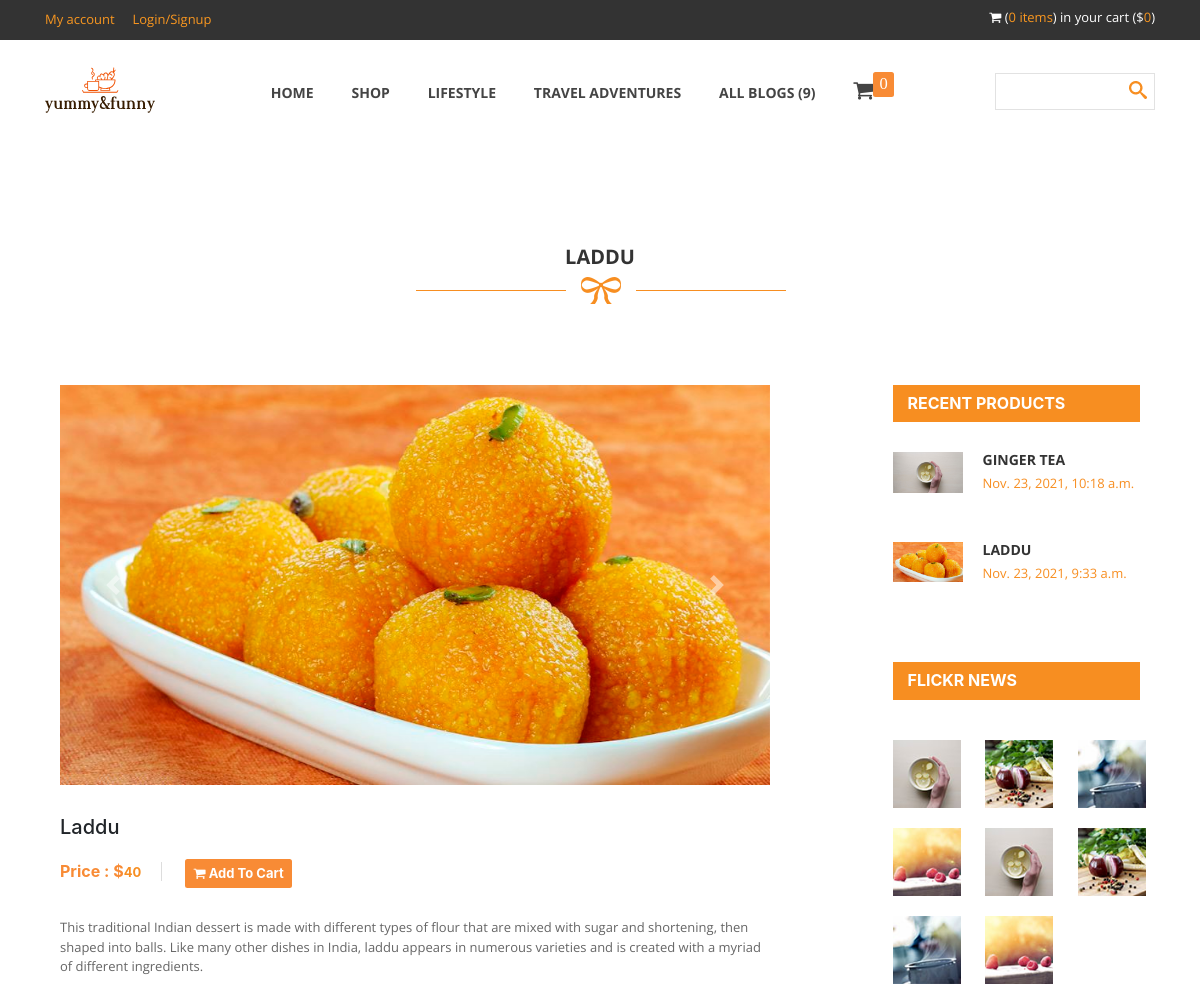
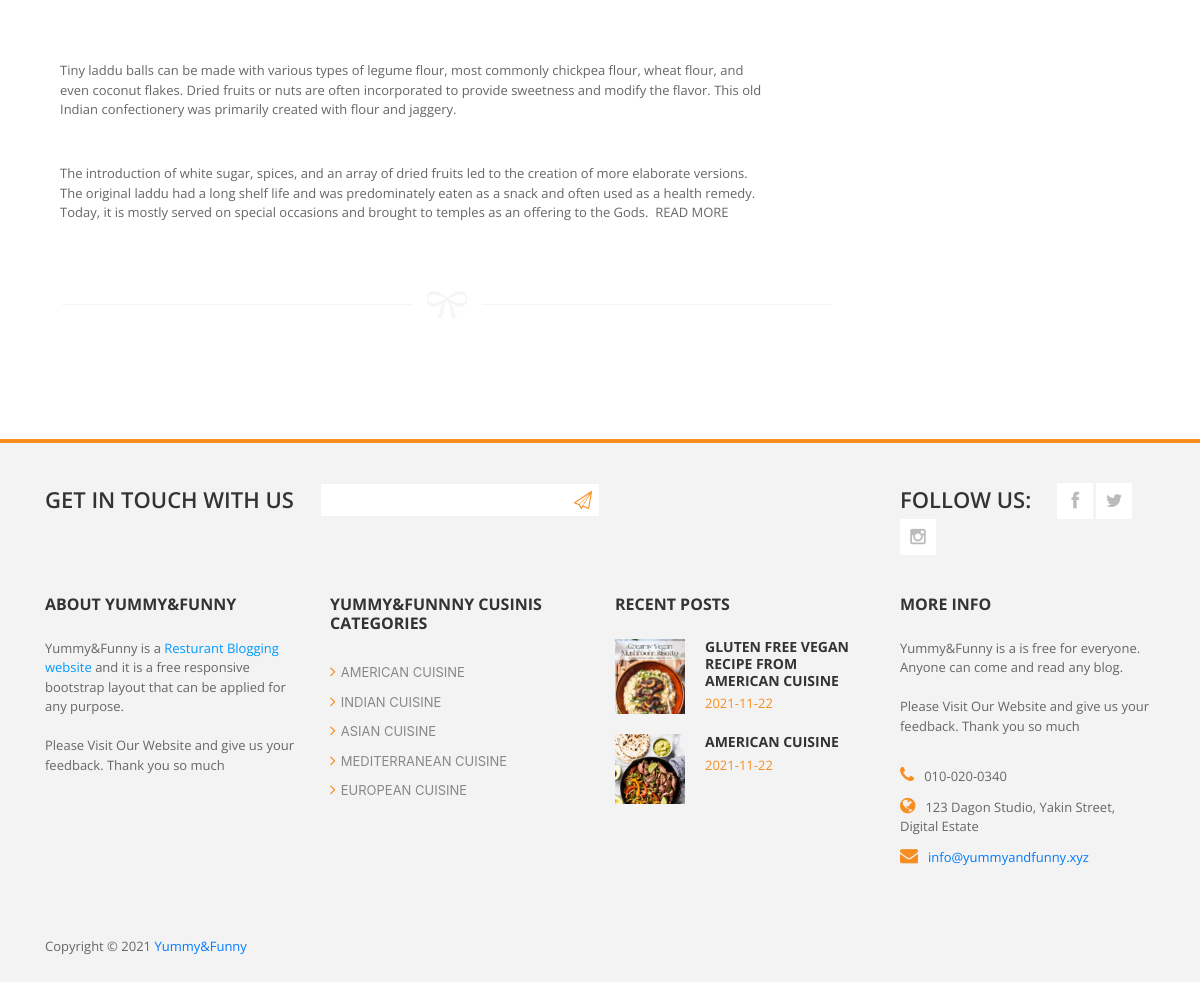
The page /product_detail/1 on the database its author committed (2 pictures, top to bottom).
### blogapp/models.py (models this page shows, shortened)
class Product(models.Model):
    Name = models.CharField(max_length=255)
    Price = models.IntegerField(default='0', blank=True, null=True)
    Category = models.ForeignKey(Product_Category, on_delete=models.CASCADE, blank=True, null=True)
    discription = RichTextField(blank=True, null=True)
    img = models.ImageField(blank=True, null=True, upload_to='product/')
    img2 = models.ImageField(blank=True, null=True, upload_to='product/')
    img3 = models.ImageField(blank=True, null=True, upload_to='product/')
    img4 = models.ImageField(blank=True, null=True, upload_to='product/')
    img5 = models.ImageField(blank=True, null=True, upload_to='product/')
    img6 = models.ImageField(blank=True, null=True, upload_to='product/')
    time = models.DateTimeField(default=datetime.now(), blank=True)

### blogapp/views.py (the view)
# urls.py: path('product_detail/<int:pk>', views.product_detail, name="product_detail"),
def product_detail(request, pk):
    get_prod = Product.objects.get(id=pk)
    latest_prod = Product.objects.order_by('-time')[:6]
    context = {'get_prod':get_prod, 'latest_prod':latest_prod}
    return render(request, 'product_details_page.html', context)

### blogapp/templatetags/blog_custom_tags.py (called while the page is built)
@register.simple_tag
def count_blogs():
    all_blogs = blog_post.objects.all().count()
    return all_blogs

### templates/product_details_page.html (shortened to what this page needs)
{% extends 'base.html' %}
{% load static %}
{% block content %}
<link rel="stylesheet" href="https://cdn.jsdelivr.net/npm/bootstrap@4.5.3/dist/css/bootstrap.min.css">
            <div id="product-post">
                <div class="container">
                    <div class="row">
                        <div class="col-md-12">
                            <div class="heading-section">
                                <h2>{{get_prod.Name}}</h2>
                                <img src="{% static '' %}images/under-heading.png" alt="" />
                            </div>
                        </div>
                    </div>
                    <div id="single-blog" class="page-section first-section">
                        <div class="container">
                            <div class="row">
                                <div class="product-item col-md-12">
                                    <div class="row">
                                        <div class="col-md-8">
                                        <div id="slideshow">
                                            <div class="slide-wrapper">
                                                <div id="carouselExampleControls" class="carousel slide" data-ride="carousel">
                                                  <div class="carousel-inner">
                                                    <div class="carousel-item active">
                                                      <img src="/media/{{get_prod.img}}" class="d-block w-100" alt="..." style="max-height:700px; height: auto;">
                                                    </div>
                                                  </div>
                                                  <a class="carousel-control-prev" href="#carouselExampleControls" role="button" data-slide="prev">
                                                    <span class="carousel-control-prev-icon" aria-hidden="true"></span>
                                                  </a>
                                                  <a class="carousel-control-next" href="#carouselExampleControls" role="button" data-slide="next">
                                                    <span class="carousel-control-next-icon" aria-hidden="true"></span>
                                                  </a>
                                                </div>
                                            </div>
                                        </div>
                                                <div class="product-content" style="margin-top:30px;">
                                                    <div class="product-title">
                                                        <h2 id="name{{get_prod.id}}">{{get_prod.Name}}</h2>
                                                    </div>
                                                    <div class="product-title" style="margin-top:20px;">
                                                        <h3 style="color:#F88B35;">Price : $<span id="price{{get_prod.id}}">{{get_prod.Price}}</span></h3>
                                                        <span id="add_to_cart_btn_id">
                                                            <a class="btn" style="background-color:#F88B35; color:white;" onclick="add_to_cart('{{get_prod.id}}', '{{get_prod.img}}')"><i class="fa fa-shopping-cart"></i> Add To Cart</a>
                                                        </span>
                                                    </div>
                                                    <p>{{get_prod.discription| safe}}</p>
                                                </div>
                                                <div class="divide-line">
                                                </div>
                                                <div class="divide-line">
                                                <img src="{% static '' %}images/div-line.png" alt="" />
                                                </div>
                                        </div>
                                        <div class="col-md-3 col-md-offset-1">
                                            <div class="side-bar">
                                                <div class="recent-post">
                                                    <h4>Recent Products</h4>
                                                    <div class="posts">
                                                        {% for i in latest_prod %}
                                                        <div class="recent-post">
                                                            <div class="recent-post-thumb">
                                                                <img src="/media/{{i.img}}" alt="" style="width:100%">
                                                            </div>
                                                            <div class="recent-post-info">
                                                                <h6><a href="{% url 'product_detail' i.id %}">{{i.Name}}</a></h6>
                                                                <span>{{i.time}}</span>
                                                            </div>
                                                        </div>
                                                        {% endfor %}
                                                    </div>
                                                </div>
                                                <div class="advertisement">
                                                    <h4>Flickr news</h4>
                                                    <div class="flickr-images">
                                                        <div class="row">
                                                            <div class="col-md-4 col-sm-2 col-xs-3">
                                                                <img src="{% static '' %}images/flickr-image1.jpg" alt="">
                                                            </div>
                                                            <div class="col-md-4 col-sm-2 col-xs-3">
                                                                <img src="{% static '' %}images/flickr-image2.jpg" alt="">
                                                            </div>
                                                            <div class="col-md-4 col-sm-2 col-xs-3">
                                                                <img src="{% static '' %}images/flickr-image3.jpg" alt="">
                                                            </div>
                                                            <div class="col-md-4 col-sm-2 col-xs-3">
                                                                <img src="{% static '' %}images/flickr-image4.jpg" alt="">
                                                            </div>
                                                            <div class="col-md-4 col-sm-2 col-xs-3">
                                                                <img src="{% static '' %}images/flickr-image1.jpg" alt="">
                                                            </div>
                                                            <div class="col-md-4 col-sm-2 col-xs-3">
                                                                <img src="{% static '' %}images/flickr-image2.jpg" alt="">
                                                            </div>
                                                            <div class="col-md-4 col-sm-2 col-xs-3">
                                                                <img src="{% static '' %}images/flickr-image3.jpg" alt="">
                                                            </div>
                                                            <div class="col-md-4 col-sm-2 col-xs-3">
                                                                <img src="{% static '' %}images/flickr-image4.jpg" alt="">
                                                            </div>
                                                        </div>
                                                    </div>
                                                </div>
                                            </div>
                                        </div>
                                    </div>
                                </div>
                            </div>
                        </div>
                    </div>
                </div>
            </div>
{% endblock %}

### static/css/templatemo_style.css (style rules this page uses)
a { text-decoration: none; color: #f78e21; }
p { font-family: 'Open Sans', sans-serif; font-size: 13px; color: #666; }
.heading-section { text-align: center; padding: 100px 0 80px 0; }
.heading-section h2 { font-family: 'Open Sans', sans-serif; font-size: 20px; color: #333; font-weight: 700; text-transform: uppercase; }
*, *:before, *:after { -moz-box-sizing: border-box; -webkit-box-sizing: border-box; box-sizing: border-box; }
.product-title h3 { font-size: 16px; font-weight: 700; color: #333; display: inline-block; margin-right: 20px; border-right: 1px solid #ddd; padding-right: 20px; }
.product-title span { display: inline-block; font-size: 13px; color: #f78e21; }
.product-content a { font-weight: 700; font-size: 13px; }
.product-content p { margin-top: 5px; padding-bottom: 15px; }
.side-bar h4 { font-size: 16px; font-weight: 700; color: #fff; text-transform: uppercase; background-color: #f78e21; margin-top: 0px; padding: 9px 15px 9px 15px; }
.recent-post { overflow: hidden; margin-bottom: 20px; }
.recent-post-thumb { float: left; margin-right: 20px !important; width: 70px; height: 70px; }
.recent-post-info { overflow: hidden; }
.recent-post-info h6 { font-family: 'Open Sans', sans-serif; font-size: 14px; font-weight: 700; text-transform: uppercase; margin-top: 0; }
.posts { margin-top: 30px; margin-bottom: 30px; }
.recent-post-info a { color: #333; }
.recent-post-info span { font-family: 'Open Sans', sans-serif; font-size: 13px; color: #f78e21; }
.flickr-images { margin-top: 20px; }
.flickr-images img { margin-top: 20px; overflow: hidden !important; width: 68px; }
.recent-post-thumb { float: left; margin-right: 10px; width: 70px; height: 70px; }
@media screen and (min-width: 995px) { body { overflow-x: hidden; } }

### rows shown on the page
Product: Name "LADDU", img (picture), Name "Laddu", Price "40", discription "This traditional Indian dessert is made with different types of flour that are mixed with sugar and shortening, then shaped into balls. Like many other dishes in India, laddu appears in numerous varieties and is created with a myriad of different ingredients. Tiny laddu balls can be made with various types of legume flour, most commonly chickpea flour, wheat flour, and even coconut flakes. Dried fruits or nuts are often incorporated to provide sweetness and modify the flavor. This old Indian confectionery was primarily created with flour and jaggery. The introduction of white sugar, spices, and an array of dried fruits led to the creation of more elaborate versions. The original laddu had a…", time "Nov. 23, 2021, 9:33 a.m."
Product: img (picture), Name "GINGER TEA", time "Nov. 23, 2021, 10:18 a.m."
